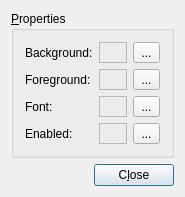
<ui version="4.0" >
 <author></author>
 <comment>*********************************************************************
**
** Copyright (C) 2015 The Qt Company Ltd.
** Contact: http://www.qt.io/licensing/
**
** This file is part of the tools applications of the Qt Toolkit.
**
** $QT_BEGIN_LICENSE:LGPL$
** Commercial License Usage
** Licensees holding valid commercial Qt licenses may use this file in
** accordance with the commercial license agreement provided with the
** Software or, alternatively, in accordance with the terms contained in
** a written agreement between you and The Qt Company. For licensing terms
** and conditions see http://www.qt.io/terms-conditions. For further
** information use the contact form at http://www.qt.io/contact-us.
**
** GNU Lesser General Public License Usage
** Alternatively, this file may be used under the terms of the GNU Lesser
** General Public License version 2.1 or version 3 as published by the Free
** Software Foundation and appearing in the file LICENSE.LGPLv21 and
** LICENSE.LGPLv3 included in the packaging of this file. Please review the
** following information to ensure the GNU Lesser General Public License
** requirements will be met: https://www.gnu.org/licenses/lgpl.html and
** http://www.gnu.org/licenses/old-licenses/lgpl-2.1.html.
**
** As a special exception, The Qt Company gives you certain additional
** rights. These rights are described in The Qt Company LGPL Exception
** version 1.1, included in the file LGPL_EXCEPTION.txt in this package.
**
** GNU General Public License Usage
** Alternatively, this file may be used under the terms of the GNU
** General Public License version 3.0 as published by the Free Software
** Foundation and appearing in the file LICENSE.GPL included in the
** packaging of this file.  Please review the following information to
** ensure the GNU General Public License version 3.0 requirements will be
** met: http://www.gnu.org/copyleft/gpl.html.
**
** $QT_END_LICENSE$
**
*********************************************************************</comment>
 <exportmacro></exportmacro>
 <class>AmbientProperties</class>
 <widget class="QDialog" name="AmbientProperties" >
  <property name="geometry" >
   <rect>
    <x>0</x>
    <y>0</y>
    <width>185</width>
    <height>173</height>
   </rect>
  </property>
  <property name="windowTitle" >
   <string>Change Ambient Properties</string>
  </property>
  <layout class="QVBoxLayout" >
   <property name="margin" >
    <number>11</number>
   </property>
   <property name="spacing" >
    <number>6</number>
   </property>
   <item>
    <widget class="QGroupBox" name="boxProperties" >
     <property name="title" >
      <string>&amp;Properties</string>
     </property>
     <layout class="QGridLayout" >
      <property name="margin" >
       <number>11</number>
      </property>
      <property name="spacing" >
       <number>6</number>
      </property>
      <item row="0" column="0" >
       <widget class="QLabel" name="TextLabel1" >
        <property name="text" >
         <string>Background:</string>
        </property>
       </widget>
      </item>
      <item row="1" column="0" >
       <widget class="QLabel" name="TextLabel2" >
        <property name="text" >
         <string>Foreground:</string>
        </property>
       </widget>
      </item>
      <item row="2" column="0" >
       <widget class="QLabel" name="TextLabel3" >
        <property name="text" >
         <string>Font:</string>
        </property>
       </widget>
      </item>
      <item row="3" column="0" >
       <widget class="QLabel" name="TextLabel4" >
        <property name="text" >
         <string>Enabled:</string>
        </property>
       </widget>
      </item>
      <item row="1" column="1" >
       <widget class="QFrame" name="foreSample" >
        <property name="frameShape" >
         <enum>QFrame::StyledPanel</enum>
        </property>
        <property name="frameShadow" >
         <enum>QFrame::Raised</enum>
        </property>
       </widget>
      </item>
      <item row="0" column="1" >
       <widget class="QFrame" name="backSample" >
        <property name="frameShape" >
         <enum>QFrame::StyledPanel</enum>
        </property>
        <property name="frameShadow" >
         <enum>QFrame::Raised</enum>
        </property>
       </widget>
      </item>
      <item row="0" column="2" >
       <widget class="QToolButton" name="buttonBackground" >
        <property name="sizePolicy" >
         <sizepolicy>
          <hsizetype>5</hsizetype>
          <vsizetype>1</vsizetype>
          <horstretch>0</horstretch>
          <verstretch>0</verstretch>
         </sizepolicy>
        </property>
        <property name="text" >
         <string>...</string>
        </property>
       </widget>
      </item>
      <item row="1" column="2" >
       <widget class="QToolButton" name="buttonForeground" >
        <property name="sizePolicy" >
         <sizepolicy>
          <hsizetype>5</hsizetype>
          <vsizetype>1</vsizetype>
          <horstretch>0</horstretch>
          <verstretch>0</verstretch>
         </sizepolicy>
        </property>
        <property name="text" >
         <string>...</string>
        </property>
       </widget>
      </item>
      <item row="2" column="2" >
       <widget class="QToolButton" name="buttonFont" >
        <property name="sizePolicy" >
         <sizepolicy>
          <hsizetype>5</hsizetype>
          <vsizetype>1</vsizetype>
          <horstretch>0</horstretch>
          <verstretch>0</verstretch>
         </sizepolicy>
        </property>
        <property name="text" >
         <string>...</string>
        </property>
       </widget>
      </item>
      <item row="3" column="1" >
       <widget class="QFrame" name="Frame6" >
        <property name="frameShape" >
         <enum>QFrame::StyledPanel</enum>
        </property>
        <property name="frameShadow" >
         <enum>QFrame::Raised</enum>
        </property>
        <layout class="QHBoxLayout" >
         <property name="margin" >
          <number>0</number>
         </property>
         <property name="spacing" >
          <number>0</number>
         </property>
         <item>
          <widget class="QLabel" name="enabledSample" >
           <property name="enabled" >
            <bool>true</bool>
           </property>
           <property name="text" >
            <string>&lt;sample></string>
           </property>
          </widget>
         </item>
        </layout>
       </widget>
      </item>
      <item row="3" column="2" >
       <widget class="QToolButton" name="buttonEnabled" >
        <property name="sizePolicy" >
         <sizepolicy>
          <hsizetype>5</hsizetype>
          <vsizetype>1</vsizetype>
          <horstretch>0</horstretch>
          <verstretch>0</verstretch>
         </sizepolicy>
        </property>
        <property name="text" >
         <string>...</string>
        </property>
        <property name="checkable" >
         <bool>true</bool>
        </property>
       </widget>
      </item>
      <item row="2" column="1" >
       <widget class="QFrame" name="fontSample" >
        <property name="frameShape" >
         <enum>QFrame::StyledPanel</enum>
        </property>
        <property name="frameShadow" >
         <enum>QFrame::Raised</enum>
        </property>
        <layout class="QHBoxLayout" >
         <property name="margin" >
          <number>0</number>
         </property>
         <property name="spacing" >
          <number>6</number>
         </property>
         <item>
          <widget class="QLabel" name="TextLabel6" >
           <property name="text" >
            <string>&lt;sample></string>
           </property>
          </widget>
         </item>
        </layout>
       </widget>
      </item>
     </layout>
    </widget>
   </item>
   <item>
    <layout class="QHBoxLayout" >
     <property name="margin" >
      <number>0</number>
     </property>
     <property name="spacing" >
      <number>6</number>
     </property>
     <item>
      <spacer>
       <property name="orientation" >
        <enum>Qt::Horizontal</enum>
       </property>
       <property name="sizeType" >
        <enum>QSizePolicy::Expanding</enum>
       </property>
       <property name="sizeHint" >
        <size>
         <width>1</width>
         <height>1</height>
        </size>
       </property>
      </spacer>
     </item>
     <item>
      <widget class="QPushButton" name="buttonClose" >
       <property name="text" >
        <string>C&amp;lose</string>
       </property>
      </widget>
     </item>
    </layout>
   </item>
  </layout>
 </widget>
 <layoutdefault spacing="6" margin="11" />
 <pixmapfunction></pixmapfunction>
 <resources/>
 <connections>
  <connection>
   <sender>buttonClose</sender>
   <signal>clicked()</signal>
   <receiver>AmbientProperties</receiver>
   <slot>accept()</slot>
   <hints>
    <hint type="sourcelabel" >
     <x>141</x>
     <y>150</y>
    </hint>
    <hint type="destinationlabel" >
     <x>51</x>
     <y>141</y>
    </hint>
   </hints>
  </connection>
 </connections>
</ui>
